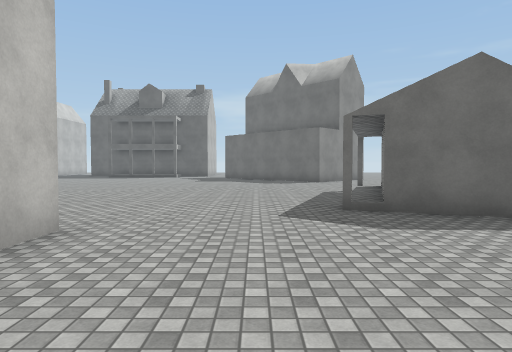
View 1 (above)

19 first-person views from a walk through a scene from a Unity 3-D project. The camera is 1.5 m above the floor, tilts 2° down and sees 75° across. The floor is counted in squares, 2 m on a side. Each view is taken from the middle of a square. On the plan, view 1 faces up. The plan holds only what a view shows up to about 11 squares ahead; the rest is blank. The place goes on beyond the plan. The player is left out. Surface patterns are stand-ins for the level's own textures.

View 2
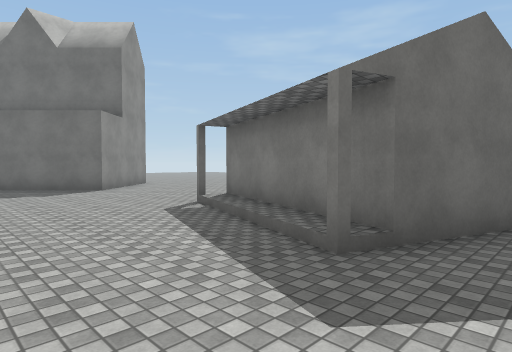

View 3
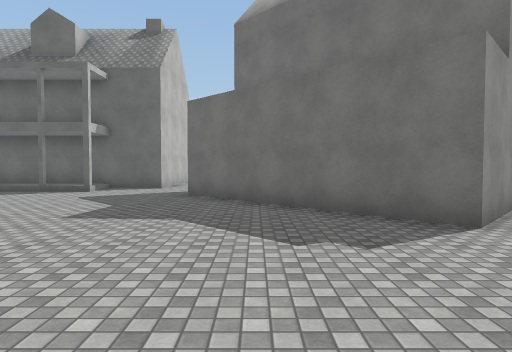

View 4
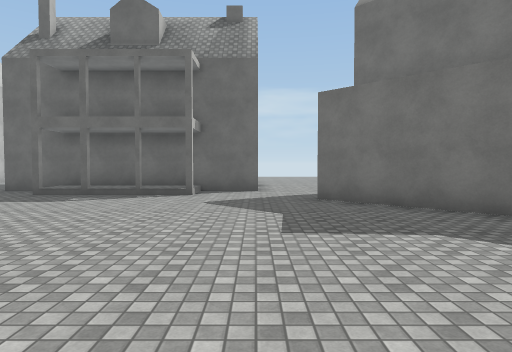

View 5
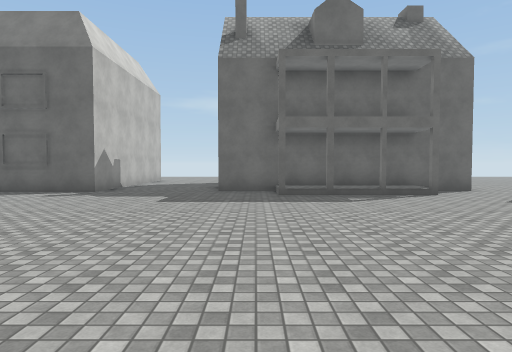

View 6
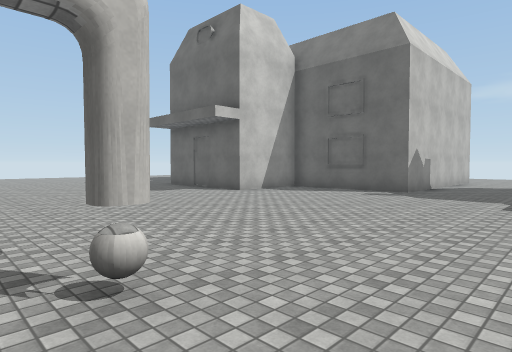

View 7
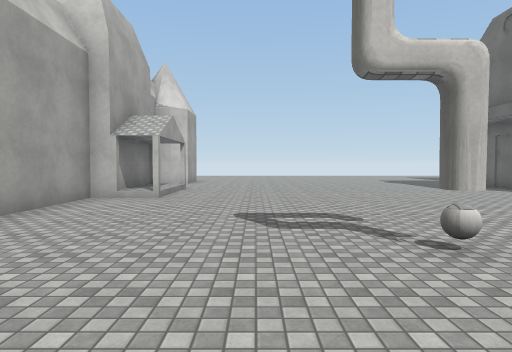

View 8
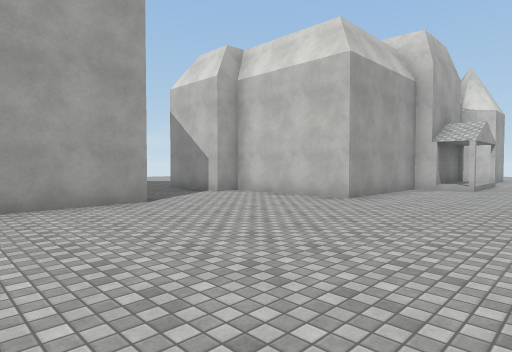

View 9
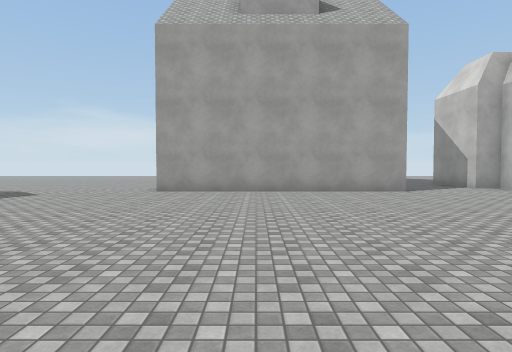

View 10
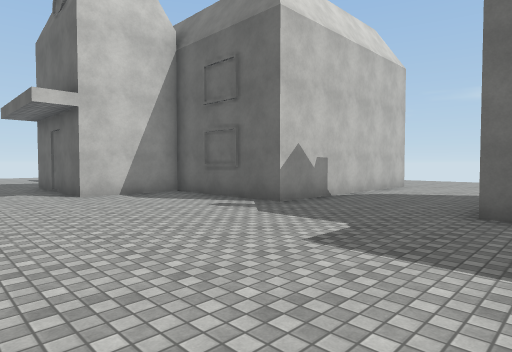

View 11
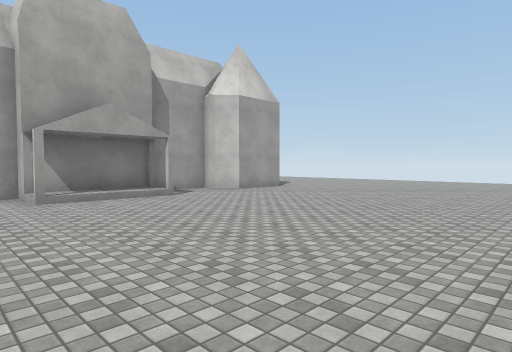

View 12
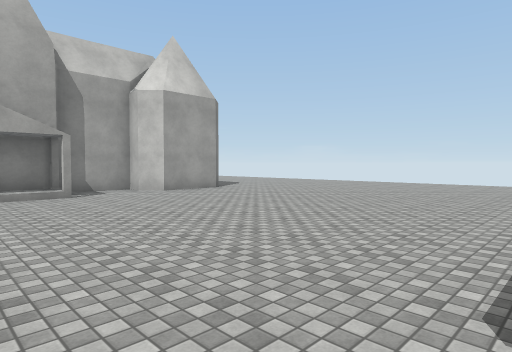

View 13
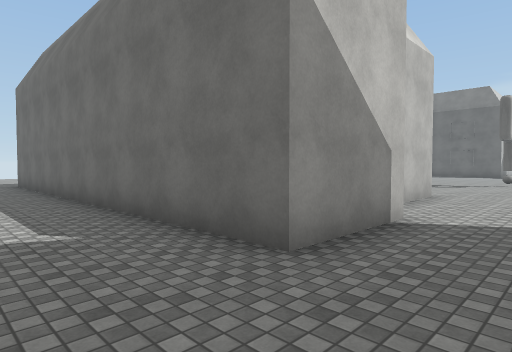

View 14
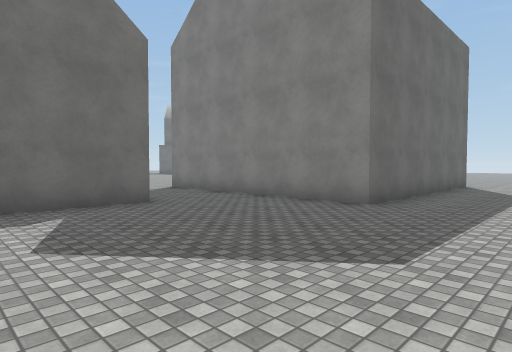

View 15
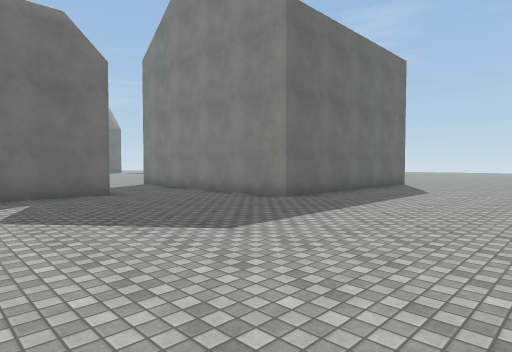

View 16
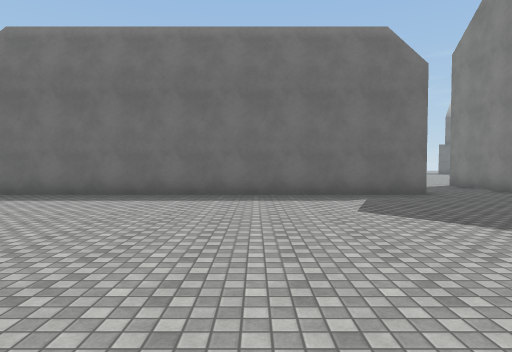

View 17
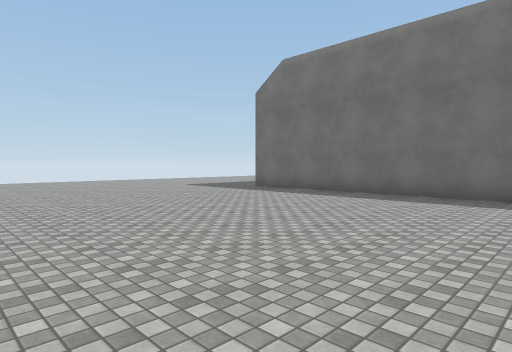

View 18
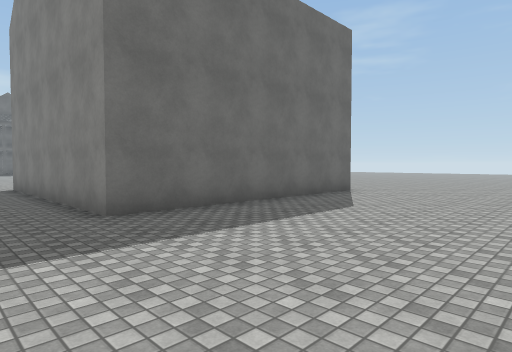

View 19
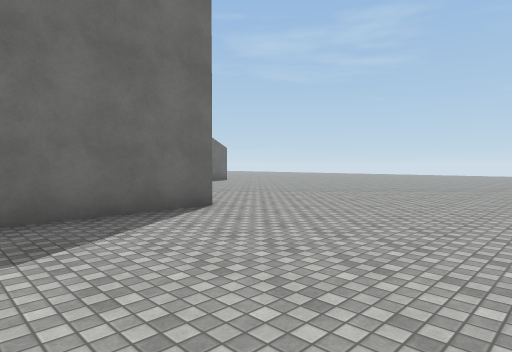

### Floor plan
Key: @ floor where view 1 was taken; # wall or solid block; . main floor; : floor 0.25 m higher than the main floor; / step, stairs or slope; H house.
Columns run from 21 left of view 1 to 4 right of it. Each row starts with its distance up from view 1.
 27         ...
 26        #...
 25        #...
 24        #...
 23        #...
 22        #...HHHHHHHH..
 21        #...HHHHHHHH..
 20    #####.....    ....H
 19    #.........HH.H...HH
 18 ####................HHH
 17 .....................HHH
 16 ......................HHHH
 15 .......................HH.
 14 ........................H.
 13 ..........................
 12 .........#................
 11 ............. ............
 10 .........................
  9 ........................##
  8 ..#/#...................#
  7 ..:::................../#
  6 #########..............:#
  5         #..............###
  4         #................
  3         #...H      ......
  2         ##..H      ......
  1 ##########..H       ...
  0 ............H        @..
 -1 ............H       .....
 -2 ............H       ......
 -3 ............HHHHHHH.......
 -4 ..........................
 -5 ..........................
 -6 ..........................
 -7 ..........................
 -8   ..................

Positions as (right, up) in squares from view 1, and headings:
1: (0, 0), facing up
2: (-1, 4), facing up-right
3: (0, 10), facing up
4: (-3, 11), facing up
5: (-9, 11), facing up
6: (-10, 11), facing up-left
7: (-9, 10), facing left
8: (-6, 10), facing down-left
9: (-5, 13), facing down
10: (-9, 15), facing up-left
11: (-15, 15), facing down-left
12: (-17, 16), facing down-left
13: (-10, -2), facing up-left
14: (-15, -6), facing up-right
15: (-15, -8), facing up-right
16: (-16, -8), facing up
17: (-15, -8), facing up-left
18: (-11, -8), facing up-right
19: (-6, -8), facing up-right
